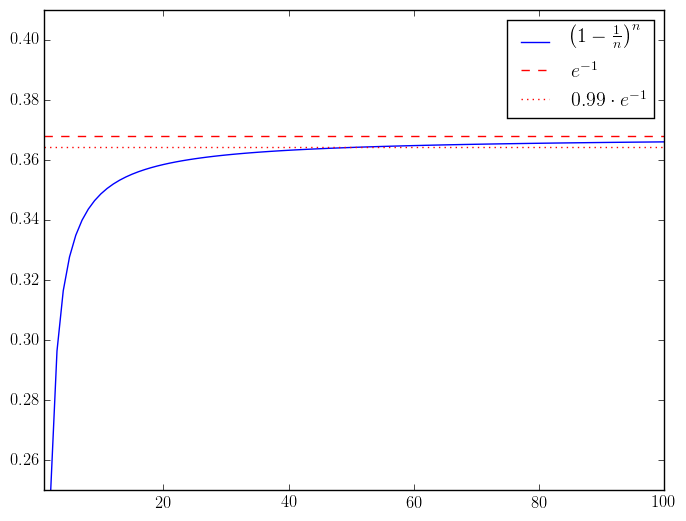

Reproduce this figure in Python.
#!/usr/bin/python2

import math
import numpy as np
import matplotlib.pyplot as plt

f = lambda n: (1 - 1.0/n)**n
g = lambda n: math.exp(-1)
h = lambda n: math.exp(-1) * 0.99

xmax = 100
ymax = 0.41

plt.rc('text', usetex=True)
plt.rc('font', family='serif')

domain  = np.arange(1, xmax + 1)

fplot  = plt.plot(domain, map(f, domain),
                   linestyle = "-", color = "b",
                   label = "$\\left( 1 - \\frac{1}{n} \\right)^{n}$")
gplot  = plt.plot(domain, map(g, domain),
                   linestyle = "--", color = "r",
                   label = "$e^{-1}$")
hplot  = plt.plot(domain, map(h, domain),
                   linestyle = ":", color = "r",
                   label = "$0.99 \cdot e^{-1}$")

plt.legend()

plt.xlim(1, xmax)
plt.ylim(0.25, ymax)
plt.savefig("counterfeit.png", bbox_inches = "tight")

# for i in domain:
#     if f(i) > h(i):
#         print(i)
